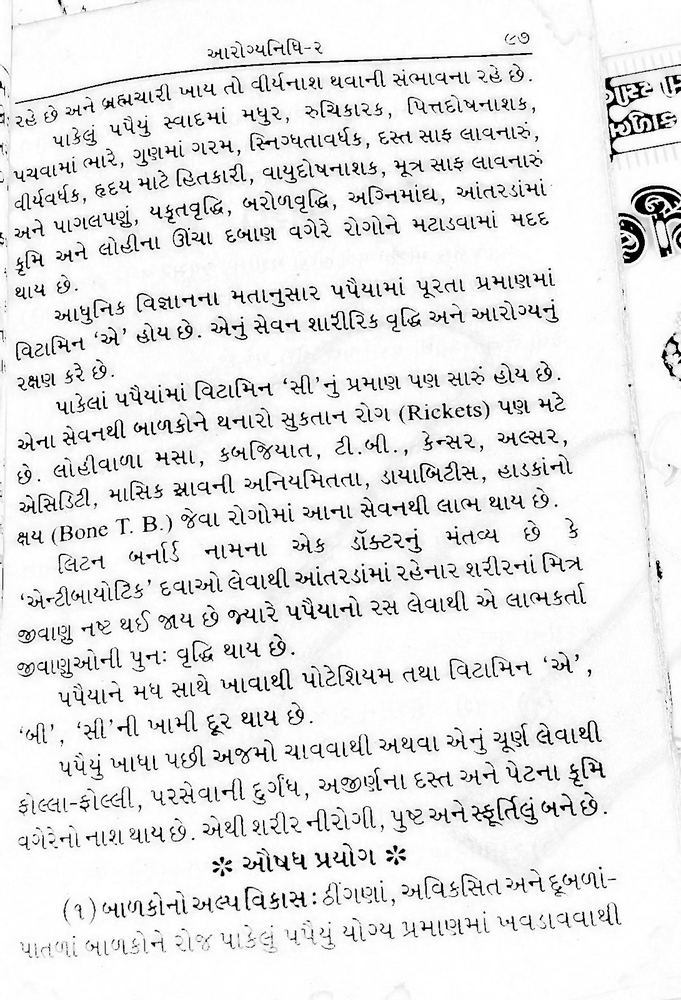
#> input picture image.png, 681 x 1000 px, shrunk from 1090 x 1600 before the run
$ python -i Rm_Noice.py   (imports and definitions only)
#> lines starting #> are read from the running program, lines starting #| are printed output that depends on the picture; after the words box and inside, x2 and y2 are one past the last pixel; in counts of white or black regions, pixels touching at a corner belong together
import cv2

# img_path="TestImgs\\Gujarati_Image_Test_5.jpg"
def rm_noice(img_path):
#> called with img_path = '../image.png'
    image = cv2.imread(img_path)
#> image is the input picture: shape (1000, 681, 3); min 0, max 255, mean 231.8
    print(img_path)
    # Load image, grayscale, Otsu's threshold
    # image = cv2.imread('temp\\enhanced_image.jpg')
    gray = cv2.cvtColor(image, cv2.COLOR_BGR2GRAY)
    thresh = cv2.threshold(gray, 0, 255, cv2.THRESH_BINARY_INV + cv2.THRESH_OTSU)[1]
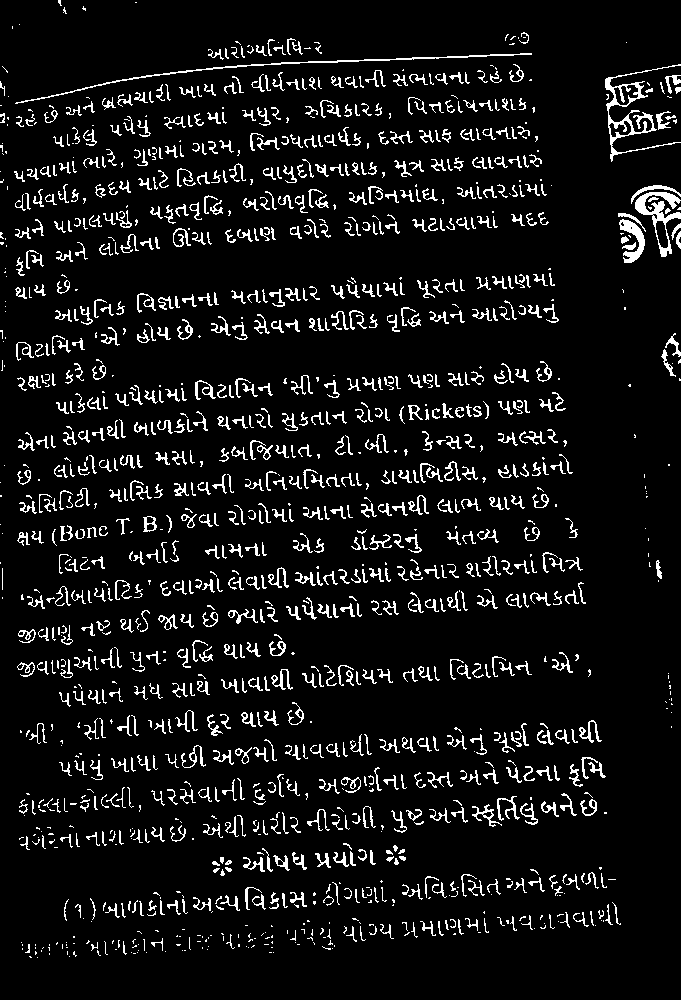
#> thresh: shape (1000, 681); 7.8% white in thin lines or dots

    # Morph open to remove noise
    kernel = cv2.getStructuringElement(cv2.MORPH_RECT, (2,2))
    opening = cv2.morphologyEx(thresh, cv2.MORPH_OPEN, kernel, iterations=1)
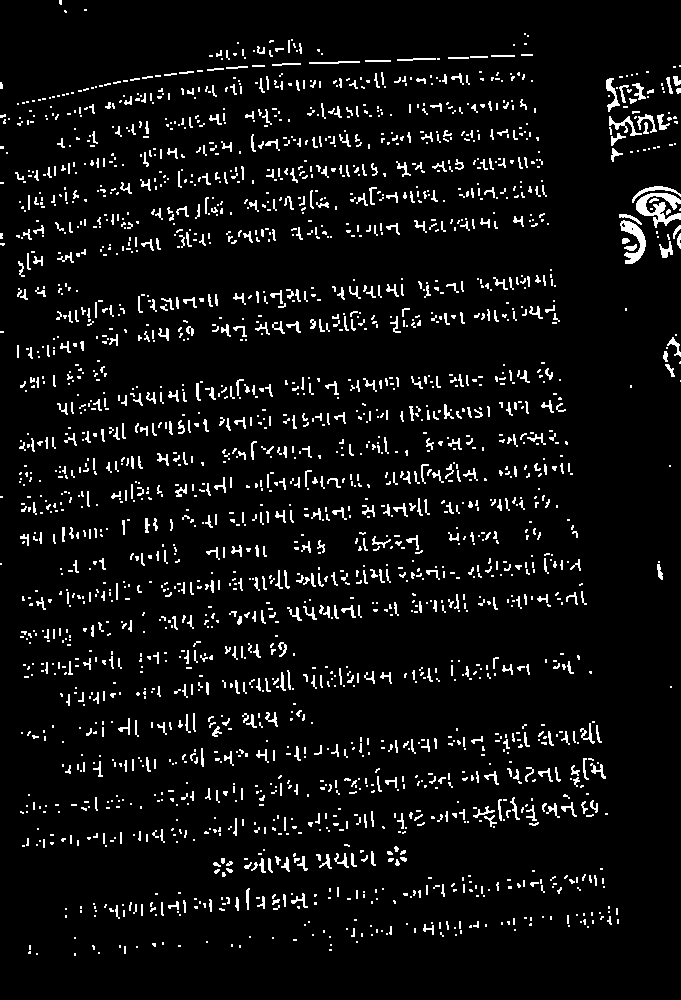
#> opening: shape (1000, 681); 5.9% white in thin lines or dots

    # Find contours and remove small noise
    cnts = cv2.findContours(opening, cv2.RETR_EXTERNAL, cv2.CHAIN_APPROX_SIMPLE)
#> cnts = 2372 contours, 2126 with area under 20; largest, box (x1, y1, x2, y2) and area: (636, 193, 681, 228) 590, (620, 220, 646, 264) 424, (606, 78, 620, 112) 136, (609, 116, 642, 136) 132, (632, 186, 681, 203) 130
    cnts = cnts[0] if len(cnts) == 2 else cnts[1]
    for c in cnts:
        area = cv2.contourArea(c)
        if area < 50:
            cv2.drawContours(opening, [c], -1, 0, -1)
#> this loop made 2372 passes
#> area on pass 45: 28
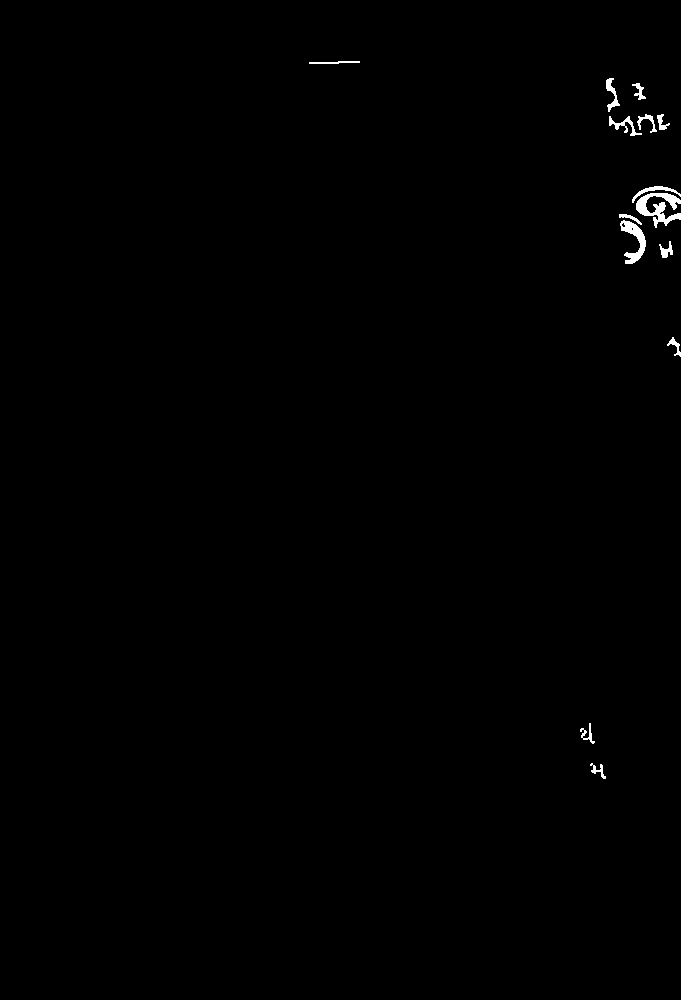
#> opening: shape (1000, 681); 0.39% white; 14 white regions, largest, box (x1, y1, x2, y2) and area: (636, 193, 681, 228) 717, (620, 220, 646, 264) 481, (609, 116, 642, 136) 194

    # Invert and apply slight Gaussian blur
    result = 255 - opening
    result = cv2.GaussianBlur(result, (3,3), 0)
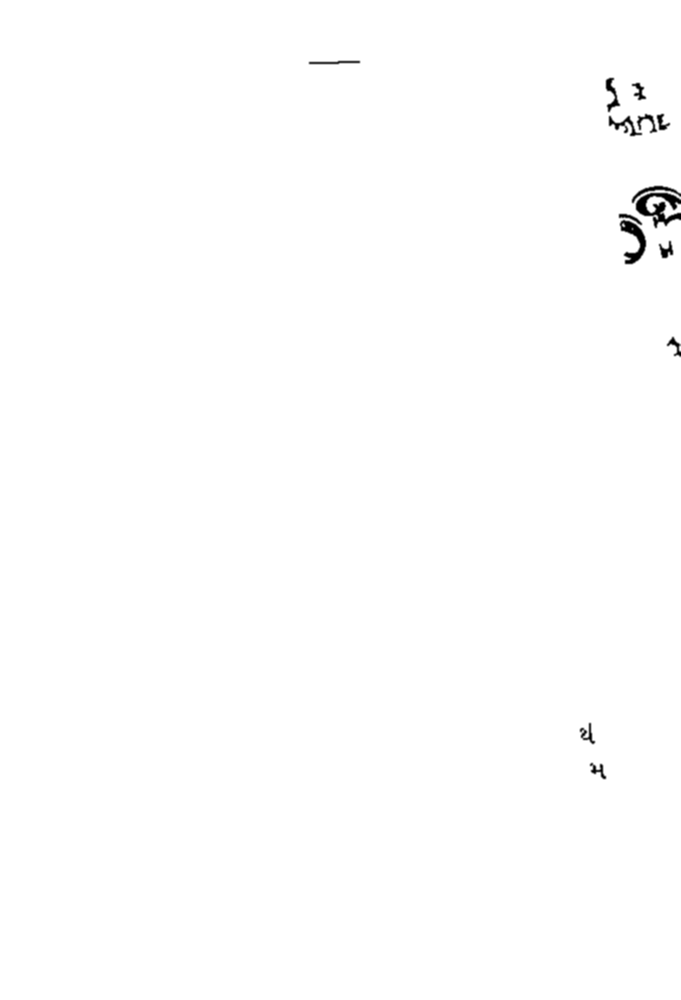
#> result: shape (1000, 681); min 0, max 255, mean 254

    # [4 lines of commented-out code are left out]
    img_path='temp\\rm_noice_image.jpg'
    cv2.imwrite(img_path, result)
    return img_path

>>> result = rm_noice('../image.png')
